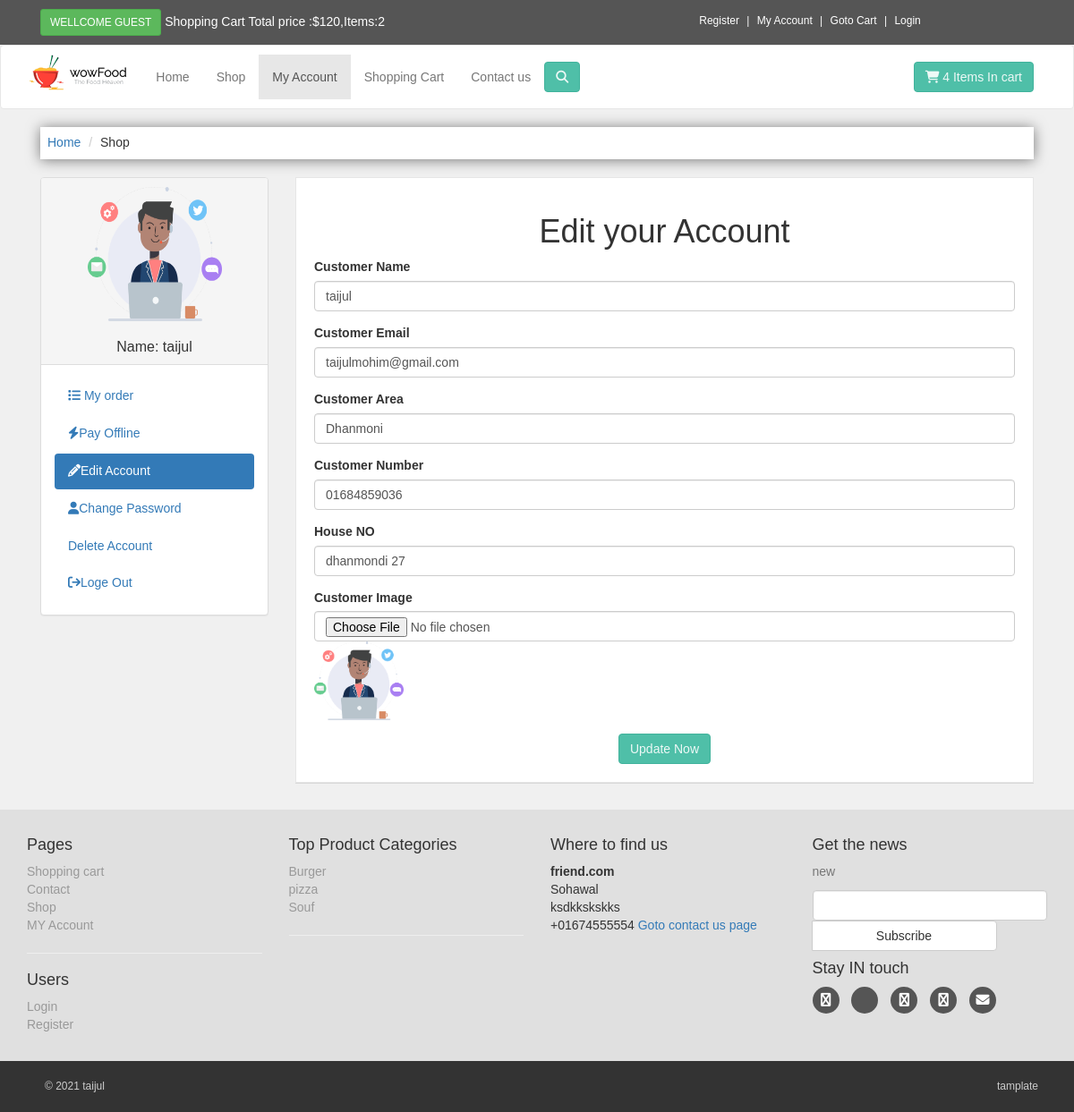
The page /customer/my_account.php?edit_account (signed in) on the database its author committed.
### tables this page shows
CREATE TABLE `customer` (
  `customer_id` int(100) NOT NULL,
  `c_name` varchar(255) NOT NULL,
  `c_email` varchar(255) NOT NULL,
  `c_pass` varchar(255) NOT NULL,
  `c_area` text NOT NULL,
  `c_contact` varchar(255) NOT NULL,
  `c_address` text NOT NULL,
  `c_img` text NOT NULL,
  `c_ip` varchar(255) NOT NULL
);

CREATE TABLE `categories` (
  `cat_id` int(11) NOT NULL,
  `cat_title` text NOT NULL,
  `cat_decs` text NOT NULL
);

### customer/edit_account.php (the view, shortened to what this page needs)
<?php
$customer_email=$_SESSION['customer_email'];
$get_cust="SELECT * FROM customer WHERE c_email='$customer_email'";
$query=mysqli_query($con,$get_cust);
$row=mysqli_fetch_array($query);
$c_name=$row['c_name'];
$c_email=$row['c_email'];
$c_area=$row['c_area'];
$c_contact=$row['c_contact'];
$c_adress=$row['c_address'];
$c_img=$row['c_img'];
?>
<div class="box">
    <center>
        <h1>Edit your Account</h1>
    </center>
    <form action="" method="post" enctype="multipart/form-data">
    <div class="form-group">
        <label for="">Customer Name</label>
         <input type="text" name="c_name" class="form-control" value="<?php echo $c_name?>" required="">
    </div>
    <div class="form-group">
        <label for="">Customer Email</label>
         <input type="email" name="c_email" class="form-control" value="<?php echo $c_email?>" required="">
    </div>
    <div class="form-group">
        <label for="">Customer Area</label>
         <input type="text" name="c_area"  class="form-control"  value="<?php echo $c_area?>" required="">
    </div>
    <div class="form-group">
        <label for="">Customer Number</label>
         <input type="number" name="c_nmbr" class="form-control" value="<?php echo $c_contact?>" required="">
    </div>
    <div class="form-group">
        <label for="">House NO</label>
         <input type="text" name="c_address" class="form-control"  value="<?php   echo  $c_adress?>" required="">
    </div>
    <div class="form-group">
        <label for="">Customer Image</label>
        <input type="file" name="c_img" class="form-control" >
         <img src="c_images/img/<?php echo $c_img?>" class="img-responsive" height="100" width="100" alt="">
    </div>
    <div class="text-center">
        <button class="btn btn-primary" name="update">
Update Now
        </button>
    </div>
    </form>
</div>

### customer/include/sidebar.php
<?php
if(!isset($_SESSION['customer_email'])){
    echo "<script>window.open('../checkout.php','_self')</script>";
}else{
?>
<div class="panel panel-default sidebar-menu">
   <div class="panel-heading">
  <?php
  $session_customer=$_SESSION['customer_email'];
  $get_cust="SELECT * FROM customer WHERE c_email='$session_customer' ";
  $query=mysqli_query($con,$get_cust);
  $c_row=mysqli_fetch_array($query);
   $c_name=$c_row['c_name'];
    $c_img=$c_row['c_img'];
  if(!isset($_SESSION['customer_email'])){
  }else{
    echo "<center>
    <img src='c_images/img/$c_img' height='150px' width='150px'alt=''>
</center>
<br>
<h3 align='center' class='panel-title'>Name: $c_name </h3>";
  }
  ?>
   </div>
   <div class="panel-body">
       <ul class="nav nav-pills nav-stacked">
       <li class="<?php if(isset($_GET['my_order'])){echo "active";}?>">
           <a href="my_account.php?my_order"> <i class="fa fa-list"></i>  My order</a>
       </li>
       <li class="<?php if(isset($_GET['pay_offline'])){echo "active";};?>">
           <a href="my_account.php?pay_offline"> <i class="fa fa-bolt"></i>Pay Offline</a>
       </li>
       <li class="<?php if(isset($_GET['edit_account'])){echo "active";};?>">
           <a href="my_account.php?edit_account"> <i class="fa fa-pencil"></i>Edit Account</a>
       </li>
       <li class="<?php if(isset($_GET['change_pass'])){echo "active";};?>">
           <a href="my_account.php?change_pass"> <i class="fa fa-user"></i>Change Password</a>
       </li>
       <li class="<?php if(isset($_GET['delete_account'])){echo "active";};?>">
           <a href="my_account.php?delete_account"> <i class="fa fa-trace-o"></i>Delete Account</a>
       </li>
       <li class="<?php if(isset($_GET[''])){echo "active";};?>">
           <a href="my_account.php?pay_offline"> <i class="fa fa-sign-out"></i>Loge Out</a>
       </li>
       </ul>
   </div>
</div>
<?php }?>

### customer/include/footer.php (shortened to what this page needs)
<div  id="footer">
    <div class="container">
        <div class="row">
            <div class="col-md-3 col-sm-6">
             <h4>Pages</h4>
             <ul>
                 <li><a href="../cart.php">Shopping cart</a></li>
                 <li><a href="../contact.php">Contact</a></li>
                 <li><a href="../shop.php">Shop</a></li>
                 <li><a href="../my_account.php">MY Account</a></li>
             </ul>
             <hr>
             <h4>Users</h4>
             <ul>
                 <li><a href="my_account.php">Login</a></li>
                 <li><a href="../customer_registration.php">Register</a></li>
             </ul>
            </div>
            <div class="col-md-3 col-sm-6">
                <h4>Top Product Categories</h4>
                <ul>
                <?php
                $get_cat="SELECT * FROM categories ";
                $sqli=mysqli_query($con,$get_cat);
                while($row=mysqli_fetch_array($sqli)){
                    $cat_id=$row['cat_id'];
                    $cat_title=$row['cat_title'];
                   echo "<li><a href='shop.php?id=$cat_id'>$cat_title</a></li>";
                }
                ?>
                </ul>
                <hr>
            </div>
            <div class="col-md-3 col-sm-6">
             <h4>Where to find us</h4>
             <p>
                 <strong>
                     friend.com</strong>
                     <br>Sohawal
                     <br>ksdkkskskks
                     <br>+01674555554
                 <a href="contact.php">Goto contact us page</a>
             </p>
            </div>
             <div class="col-md-3 col-sm-6">
        <h4>Get the news</h4>
        <p class="text-muted">
           new
        </p>
        <form action="">
            <div class="input-group-btn">
                <input type="text" name="email" class="form-control">
                <span class="input-group-btn">
                    <input type="text" class="btn btn-default" value="Subscribe" >
                </span>
            </div>
        </form>
        <h4>Stay IN touch</h4>
        <p class="social">
            <a href="#"><i class="fa fa-facebook"></i></a>
            <a href="#"><i class="fa fa-twiter"></i></a>
            <a href="#"><i class="fa fa-instagram"></i></a>
            <a href="#"><i class="fa fa-google-plus"></i></a>
            <a href="#"><i class="fa fa-envelope"></i></a>
        </p>
             </div>
        </div>
    </div>
</div>
<div  id="copyright">
 <div class="container">
     <div class="col-md-6">
         <p class="pull-left">
           &copy; 2021 taijul
         </p>
     </div>
     <div class="col-md-6">
         <p class="pull-right">
          tamplate
         </p>
     </div>
 </div>
</div>

### customer/styles/style.css (style rules this page uses)
body { font-family: 'Roboto Flex', sans-serif;; font-size: 14px; line-height: 1.4285143; color: #333333; background-color: #f0f0f0; }
.btn-primary { color: rgba(255, 255, 255, 0.897); background-color: rgb(79,191,168); border-color:rgb(65,179,156) ; }
.box { background: #fff; margin: 0 0 30px; border: solid 1px #e6e6e6; padding: 20px; box-shadow: 0 1px rgba(0,0,0, 0.1); }
#footer { background: #e0e0e0; padding: 20px 0; }
#footer ul { padding-left: 0; list-style: none; }
#footer ul a { color: #999999; padding: 20px 0; }
#footer .social { text-align: left; }
#footer .social a { margin: 0 10px 0 0; color: #fff; display: inline-block; width: 30px; height: 30px; border-radius: 15px; line-height: 30px; font-size: 15px; text-align: center; transform: all 0.2s ease-out; vertical-align: bottom; background-color: #555555; }
#copyright { background: #333; color: #ccc; padding: 20px; font-size: 12px; }
#copyright p { margin: 0 ; }

### rows shown on the page
customer: c_img (picture), c_name "taijul", c_email "taijulmohim@gmail.com", c_area "Dhanmoni", c_nmbr "01684859036", c_address "dhanmondi 27"
categories: cat_title "Burger"
categories: cat_title "pizza"
categories: cat_title "Souf"
